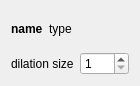
<?xml version="1.0" encoding="UTF-8"?>
<ui version="4.0">
 <class>Form</class>
 <widget class="QWidget" name="Form">
  <property name="geometry">
   <rect>
    <x>0</x>
    <y>0</y>
    <width>140</width>
    <height>86</height>
   </rect>
  </property>
  <property name="windowTitle">
   <string>Form</string>
  </property>
  <layout class="QVBoxLayout" name="verticalLayout">
   <item>
    <layout class="QVBoxLayout" name="verticalLayout_2">
     <item>
      <layout class="QHBoxLayout" name="horizontalLayout_3">
       <item>
        <widget class="QLabel" name="name">
         <property name="font">
          <font>
           <weight>75</weight>
           <bold>true</bold>
          </font>
         </property>
         <property name="text">
          <string>name</string>
         </property>
        </widget>
       </item>
       <item>
        <widget class="QLabel" name="type">
         <property name="font">
          <font>
           <italic>false</italic>
          </font>
         </property>
         <property name="text">
          <string>type</string>
         </property>
        </widget>
       </item>
       <item>
        <spacer name="horizontalSpacer">
         <property name="orientation">
          <enum>Qt::Horizontal</enum>
         </property>
         <property name="sizeHint" stdset="0">
          <size>
           <width>40</width>
           <height>20</height>
          </size>
         </property>
        </spacer>
       </item>
      </layout>
     </item>
     <item>
      <layout class="QHBoxLayout" name="horizontalLayout">
       <item>
        <widget class="QLabel" name="label">
         <property name="text">
          <string>dilation size</string>
         </property>
        </widget>
       </item>
       <item>
        <widget class="QSpinBox" name="spin">
         <property name="minimum">
          <number>1</number>
         </property>
        </widget>
       </item>
      </layout>
     </item>
     <item>
      <layout class="QHBoxLayout" name="visu"/>
     </item>
    </layout>
   </item>
  </layout>
 </widget>
 <resources/>
 <connections/>
</ui>
